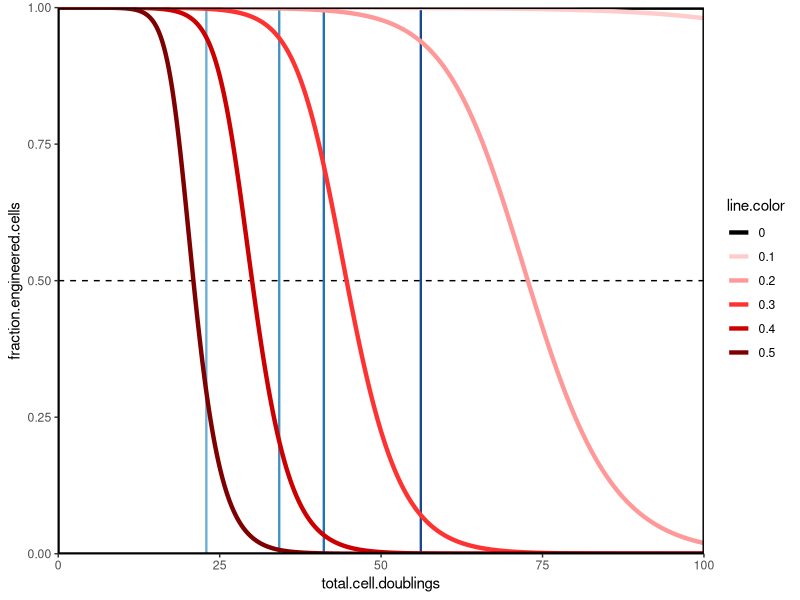
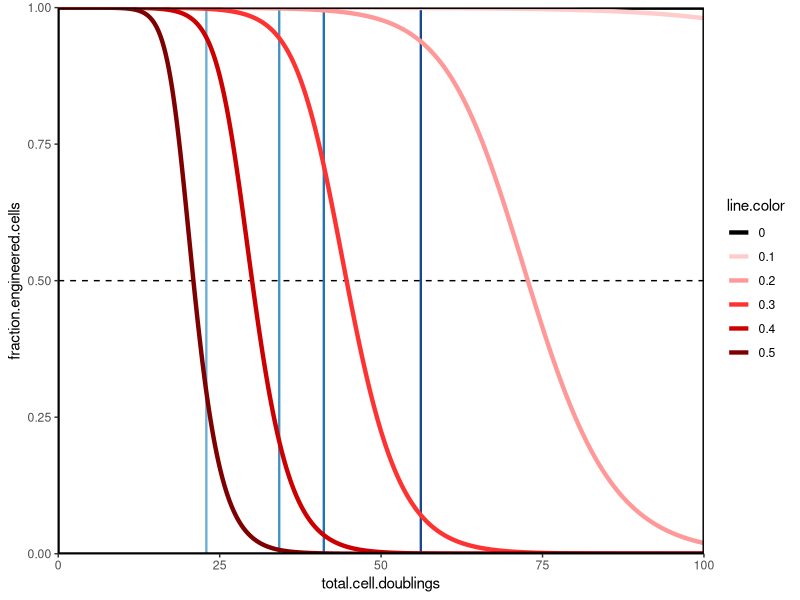

Generate these figures, in order, with R:

library(tidyverse)
library(deSolve)
library(cowplot)

################################### ODE MODEL ###########################################
# Plot fraction of unmutated cells over time.
# Parameters:
#   burden (b), expressed as fractional decrease in growth rate
#   failure mutation rate (u), in units of mutations per cell doubling


ODE_failure_model <- function(t, y, p) {
  with(as.list(c(y, p)), {
    
    # dE(t) is the change in engineered (functional) cells over time.
    #   It is equal to the rate at which they increase due to replication
    #   minus the rate at which some offspring are converted to mutated cells.
    dEt <- ((1-b) * Et) - (u * (1-b) * Et)  
    
    # dF(t) is the change in failed (mutated) cells over time.
    #   It is equal to the rate at which they increase due to replication
    #   plus the rate at which some engineered cells are converted to mutated cells.
    dFt <- Ft + (u * (1-b) * Et)
    return(list(c(dEt, dFt)))
  })
}

# Create a data frame with the results for several different values of burden and a mutation rate of 1E-6
u = 1e-6
all.output = data.frame()
for (b in seq(from=0, to=0.5, by=0.1)) {
  pars<- c(
    b  = b,  # burden
    u  = u  # mutation rate
  )

  yini  <- c(Et = 1, Ft = 0)  # initial values of Et and Ft. Begin with one engineered cell.
  times <- seq(from=0, to=200, by=0.1)  # arbitrary number of time steps
  
  ## Run model
  out   <- ode(yini, times, ODE_failure_model, pars)
  
  out <- data.frame(out)
  out$fraction.engineered.cells <- (out$Et/(out$Et+out$Ft))  # fraction of engineered cells
  out$total.cell.doublings <- log2(out$Et+out$Ft)  # calculate the actual number of cell doublings
  summary(out)
  
  out$b = b
  out$u = u
  
  all.output = all.output %>% bind_rows(out)
}


all.output$line.color = factor(all.output$b)
  
## Plot model
plot.mod= ggplot(all.output, aes(x=total.cell.doublings, y=fraction.engineered.cells, group=b, color=line.color), clip="off") +
  geom_hline(aes(yintercept=0.5), linetype="dashed") +
  geom_vline(xintercept = 22.93156857, color = "#6BAED5", size = 0.8) +
  geom_vline(xintercept = 34.21928095, color = "#4292C5", size = 0.8) +
  geom_vline(xintercept = 41.12617154, color = "#2271B5", size = 0.8) +
  geom_vline(xintercept = 56.15084952, color = "#194891", size = 0.8) +
  geom_line(size=1.5) +
  scale_color_manual(values = c("black", "#ffcccc", "#ff9999", "#ff3232", "#cc0000", "#7f0000")) +
  scale_x_continuous(limits=c(0,100), expand = expansion(add = c(0, 0))) +
  scale_y_continuous(limits=c(0,1), expand = expansion(add = c(0, 0)), breaks = seq(0, 1, 0.25)) +
  theme_linedraw() +
  theme_classic() +
  theme(panel.border = element_rect(colour = "black", fill=NA, size=1)) +
  NULL
plot.mod

ggsave("Fig. 1C.pdf", plot = plot.mod)
